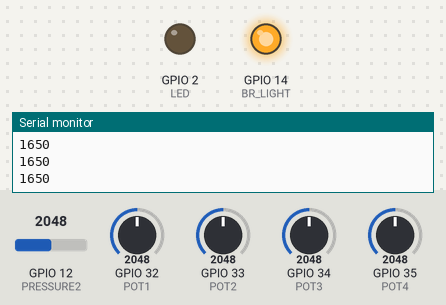
Bench run of a sketch on a simulated ESP32. On the bench: output pins drawn as LEDs (lit = HIGH), the last lines printed to the serial monitor. Dashed ring = blinking. The test bench sets the inputs (shaded band); at power-on: GPIO 12 (PRESSURE2) = 2048, GPIO 32 (POT1) = 2048, GPIO 33 (POT2) = 2048, GPIO 34 (POT3) = 2048, GPIO 35 (POT4) = 2048.

Above: at 1.2 s.
1.3 s: GPIO 12 (PRESSURE2) set to 533
4.3 s: GPIO 12 (PRESSURE2) set to 448
At 6.3 s:
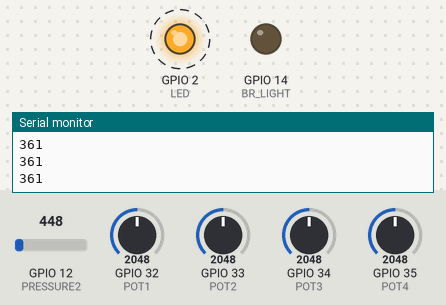
7.3 s: GPIO 12 (PRESSURE2) set to 1228
At 8.8 s:
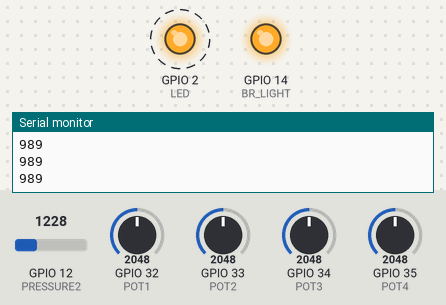
10.3 s: GPIO 12 (PRESSURE2) set to 360
At 11.6 s:
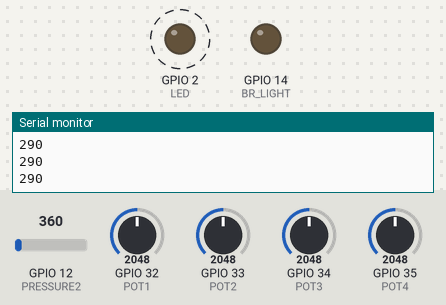
Timing chart, 0 to 14.3 s (numbered marks = the images above; inputs shaded):
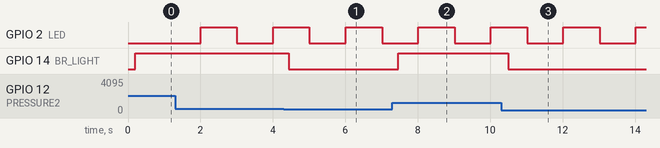

The sketch:

FrontPCB.ino
```cpp
// Linear Potentiometer Code, 0-5kOhms roughly, some of the potentiometers
// have different ranges unfortunately, so some need to be rescaled
// FL - front left, FR - front right, RL - rear left, RR - rear right
// refer to tires of the car & approx locations of the sensors

//front sus
#define POT1 32 //FL
#define POT2 33 //FR check on pcb
//rear sus
#define POT3 34 //RL
#define POT4 35 //RR check on pcb

#define PRESSURE1 34 // FRONT
#define PRESSURE2 12 // REAR check on pcb

#define BR_LIGHT 14
#define LED 2

// reading vars
int pot1_total = 0;
int pot2_total = 0;
int pot3_total = 0;
int pot4_total = 0;
int pressure1_total = 0;
int pressure2_total = 0;

int breaklight_threshold = 400;

int i = 0;
long lastTime = millis();
// blink vars
long blinkTime = millis();
bool blinkState = false;


void setup() {
  // put your setup code here, to run once:

  pinMode(POT1, INPUT);
  pinMode(POT2, INPUT);
  pinMode(POT3, INPUT);
  pinMode(POT4, INPUT);
  pinMode(PRESSURE1, INPUT);
  pinMode(PRESSURE2, INPUT);
  pinMode(BR_LIGHT, OUTPUT);
  pinMode(LED, OUTPUT);

  pinMode(LED, OUTPUT);
  Serial.begin(115200);
  while (!Serial)
    ;

  Serial.println("Front Embedded Controller");
}

void loop() {
  long currentTime = millis();

  // every 50ms measure averages
  if(currentTime - lastTime > 200){
      int pot1_avg = 0;
      int pot2_avg = 0;
      int pot3_avg = 0;
      int pot4_avg = 0;
      int pressure1_avg = 0;
      int pressure2_avg = 0;
      // avoid divide by zero
      if (i != 0){
        pot1_avg = pot1_total / i;
        pot2_avg = pot2_total / i;
        pot3_avg = pot3_total / i;
        pot4_avg = pot4_total / i;
        pressure1_avg = pressure1_total / i;
        pressure2_avg = pressure2_total / i;
      }

      int pressure1_voltage = map(pressure1_avg, 0, 4095, 0, 3300);
      int pressure2_voltage = map(pressure2_avg, 0, 4095, 0, 3300);
      // Serial.println(analogRead(PRESSURE1));
      Serial.println(pressure2_voltage);
      if (pressure2_voltage > breaklight_threshold){
        digitalWrite(BR_LIGHT, HIGH);
      }else{
        digitalWrite(BR_LIGHT, LOW);
      }

      // reset vals
      pot1_total = 0;
      pot2_total = 0;
      pot3_total = 0;
      pot4_total = 0;
      pressure1_total = 0;
      pressure2_total = 0;

      lastTime = currentTime;
      i = 0;
  }
  // accumulate readings
  pot1_total += analogRead(POT1);
  pot2_total += analogRead(POT2);
  pot3_total += analogRead(POT3);
  pot4_total += analogRead(POT4);
  pressure1_total += analogRead(PRESSURE1);
  pressure2_total += analogRead(PRESSURE2);
  i++;


  // blink internal led
  if(currentTime > blinkTime + 1000){
    if(blinkState){
      digitalWrite(LED,HIGH);
    }else{
      digitalWrite(LED,LOW);
    }
    blinkState = !blinkState;
    blinkTime = currentTime;
  }
}
```

Measured:
- the behaviour switches between 498 and 497 on GPIO 12 (PRESSURE2) (found by bisection; images 0 and 1)
- after the input at 4.3 s, GPIO 14 (BR_LIGHT): HIGH → LOW after 0.14 s
- after the input at 7.3 s, GPIO 14 (BR_LIGHT): LOW → HIGH after 0.17 s
- after the input at 10.3 s, GPIO 14 (BR_LIGHT): HIGH → LOW after 0.19 s
- by itself, GPIO 2 (LED): alternates HIGH for 1.0 s and LOW for 1.0 s
